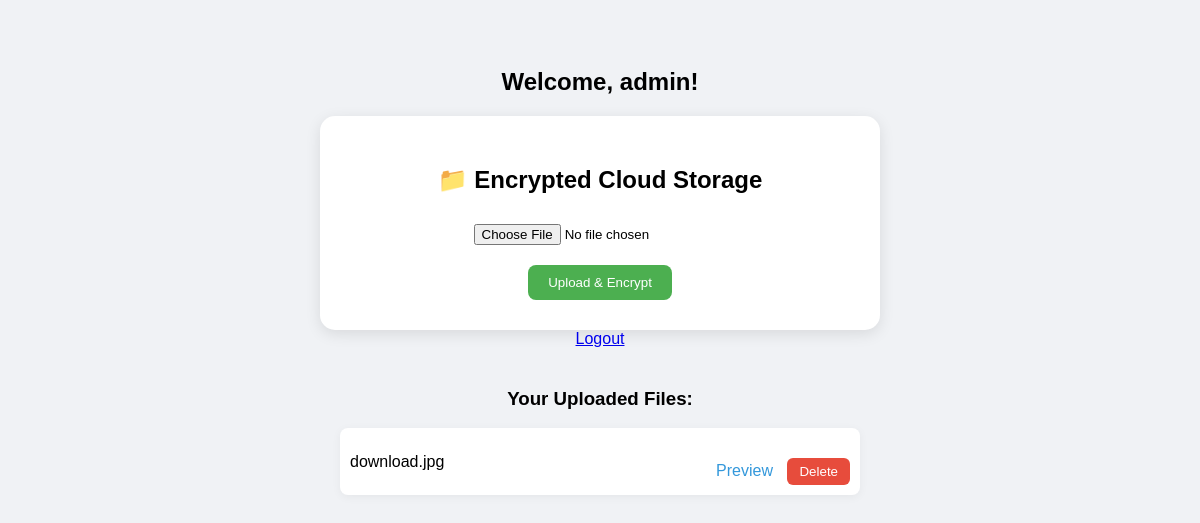
The app's page /upload (signed in), older data.
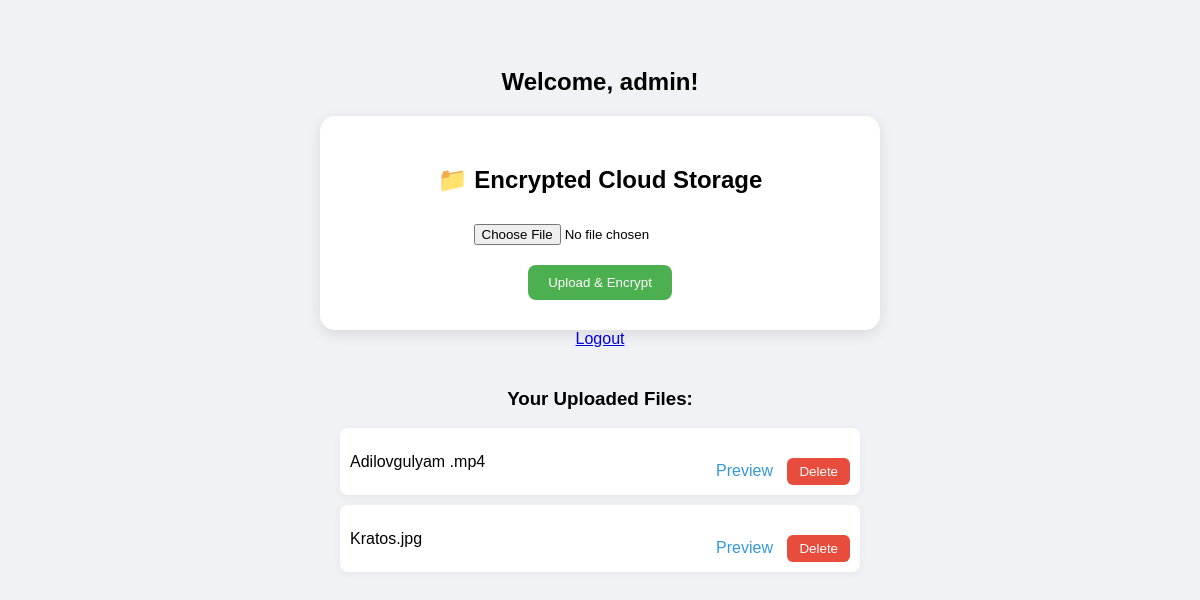
The same page, newer data.
### app.py (models this page shows)
class User(UserMixin, db.Model):
    id = db.Column(db.Integer, primary_key=True)
    username = db.Column(db.String(150), unique=True, nullable=False)
    email = db.Column(db.String(150), unique=True, nullable=False)
    password = db.Column(db.String(150), nullable=False)

class File(db.Model):
    id = db.Column(db.Integer, primary_key=True)
    filename = db.Column(db.String(255), nullable=False)
    user_id = db.Column(db.Integer, db.ForeignKey('user.id'), nullable=False)

### app.py (the view, shortened to what this page needs)
@app.route('/upload', methods=['GET', 'POST'])
@login_required
def upload():
    user_folder = os.path.join(app.config['UPLOAD_FOLDER'], current_user.username)
    os.makedirs(user_folder, exist_ok=True)
    user_files = File.query.filter_by(user_id=current_user.id).all()
    return render_template('upload.html', files=user_files)

### app.py (called while the page is built)
@login_manager.user_loader
def load_user(user_id):
    return User.query.get(int(user_id))

### templates/upload.html (shortened to what this page needs)
<!DOCTYPE html>
<html lang="en">
<head>
</head>
<body>
    <h2>Welcome, {{ current_user.username }}!</h2>
    <div class="upload-box">
        <h2>📁 Encrypted Cloud Storage</h2>
        <form action="{{ url_for('upload') }}" method="post" enctype="multipart/form-data">
            <input type="file" name="file" required><br>
            <input type="submit" value="Upload & Encrypt">
        </form>
    </div>
    <a href="{{ url_for('logout') }}">Logout</a>
    <div class="file-list">
        <h3>Your Uploaded Files:</h3>
        {% if files %}
            {% for file in files %}
            <div class="file-item">
                <span class="file-name">{{ file.filename }}</span>
                <span>
                    <a class="preview-link" href="{{ url_for('preview', file_id=file.id) }}">Preview</a>
                    <form method="POST" action="{{ url_for('delete_file', file_id=file.id) }}" style="display:inline;">
                        <button class="delete-button" type="submit">Delete</button>
                    </form>
                </span>
            </div>
            {% endfor %}
        {% else %}
            <div>No files uploaded yet.</div>
        {% endif %}
    </div>
</body>
</html>

### templates/upload.html (style rules this page uses)
body { font-family: Arial, sans-serif; background: #f0f2f5; text-align: center; padding: 40px; }
.upload-box { background: white; padding: 30px; border-radius: 15px; box-shadow: 0 4px 15px rgba(0,0,0,0.1); max-width: 500px; margin: auto; }
input[type="file"] { margin-top: 10px; }
input[type="submit"], .delete-button { margin-top: 20px; background: #4CAF50; color: white; border: none; padding: 10px 20px; border-radius: 8px; cursor: pointer; }
.file-list { margin-top: 40px; }
.file-item { display: flex; justify-content: space-between; align-items: center; margin: 10px auto; padding: 10px; max-width: 500px; background: #fff; border-radius: 8px; box-shadow: 0 2px 10px rgba(0,0,0,0.05); }
.file-name { word-break: break-word; }
.delete-button { background: #e74c3c; color: white; border: none; padding: 6px 12px; border-radius: 6px; cursor: pointer; margin-left: 10px; }
.preview-link { margin-left: 10px; color: #3498db; text-decoration: none; }

Row changes from the older to the newer data that the page shows:
removed File: filename "download.jpg"
added File: filename "Adilovgulyam .mp4"
added File: filename "Kratos.jpg"
